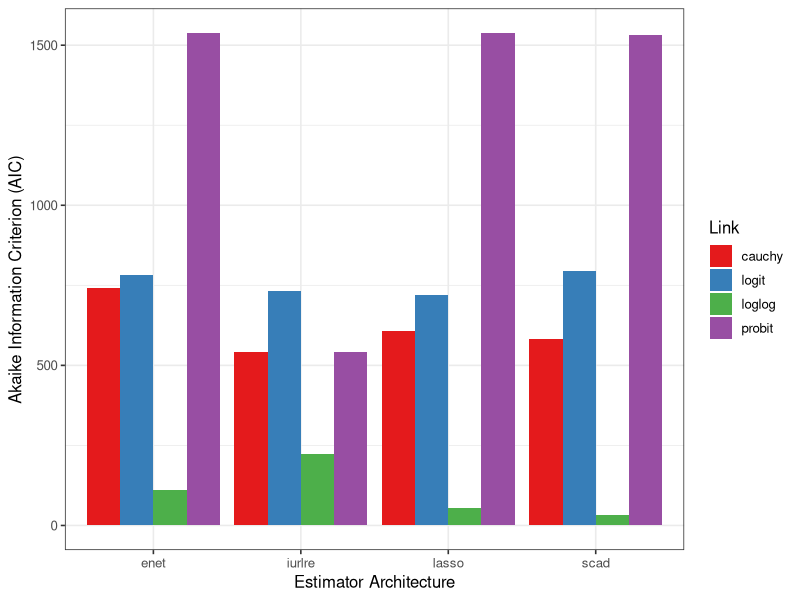
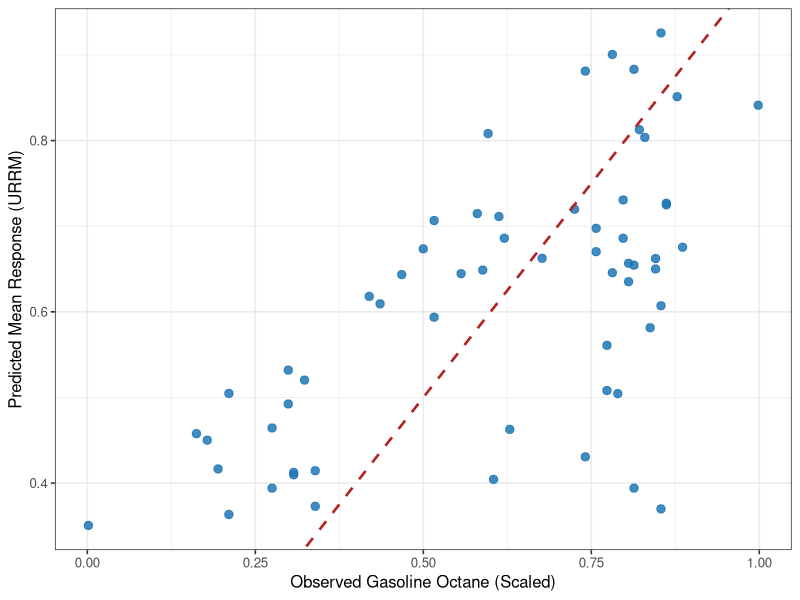
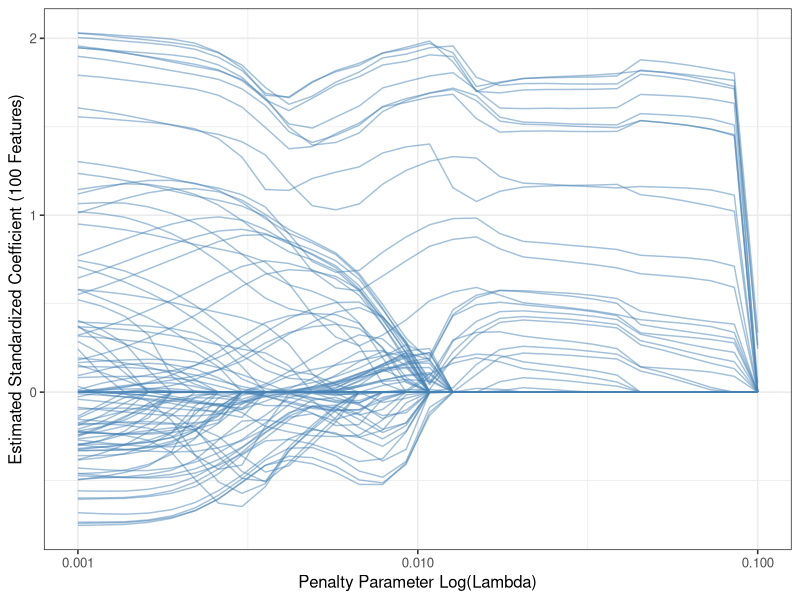
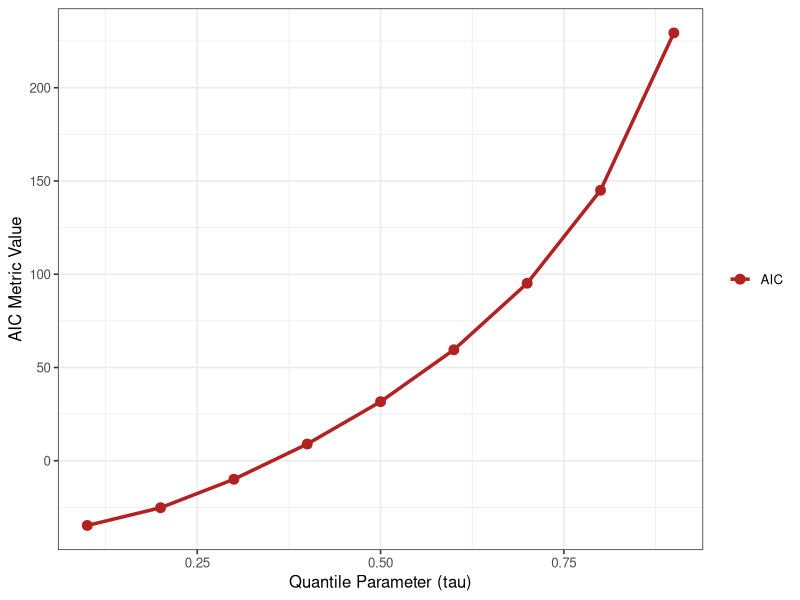
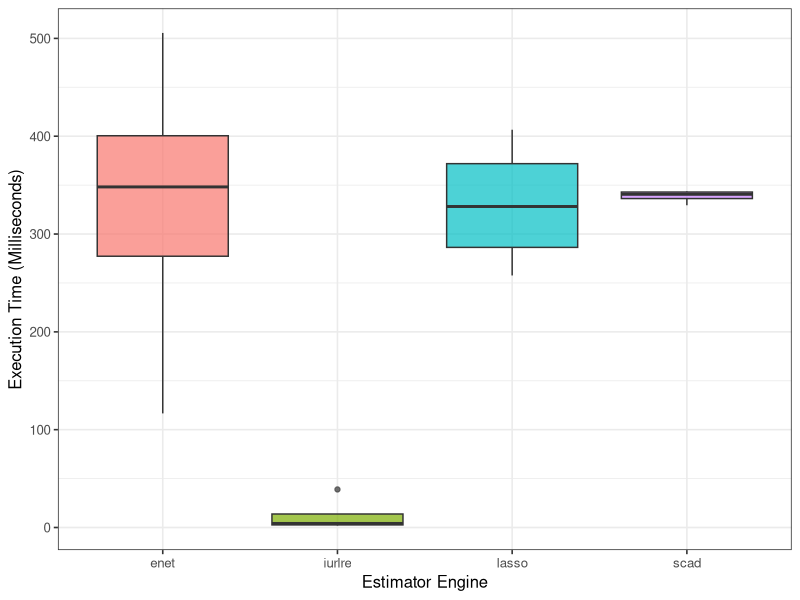
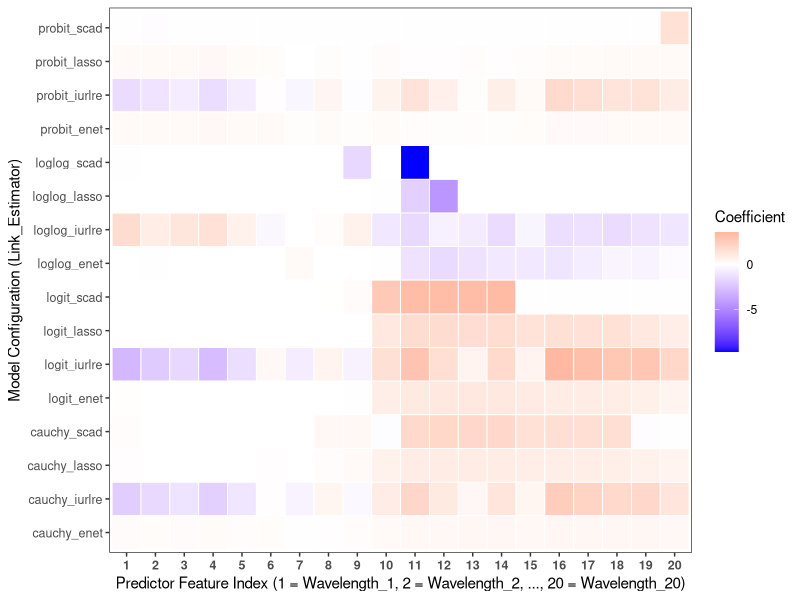

Write R code to recreate these figures, in order.
# ==============================================================================
# HIGH-DIMENSIONAL (p > n) REAL-DATA APPLICATION ENGINE FOR URRM
# Dataset: pls::gasoline (n = 60, p = 100 > n)
# Outputs: 5 CSV Tables & 6 High-Resolution PNG Figures (300 DPI)
# Directory: C:\Users\Dr. O. J. Obulezi\Documents\R projects\URRMA
# ==============================================================================

work_dir <- "C:\\Users\\Dr. O. J. Obulezi\\Documents\\R projects\\URRMA"
if (!dir.exists(work_dir)) dir.create(work_dir, recursive = TRUE)
setwd(work_dir)

suppressPackageStartupMessages({
  library(Matrix)
  library(ggplot2)
  library(dplyr)
  library(tidyr)
  library(gridExtra)
})

# Install/load 'pls' package for built-in high-dimensional dataset (p > n)
if (!requireNamespace("pls", quietly = TRUE)) install.packages("pls")
library(pls)

cat("✓ Working Directory set to:", getwd(), "\n\n")

# ------------------------------------------------------------------------------
# 1. CORE URRM MATHEMATICS & LINK FUNCTIONS
# ------------------------------------------------------------------------------
pUR <- function(y, mu, tau = 0.5) {
  y  <- pmin(pmax(y, 1e-6), 1 - 1e-6)
  mu <- pmin(pmax(mu, 1e-6), 1 - 1e-6)
  exp(log(tau) * (log(y) / log(mu))^2)
}

dUR <- function(y, mu, tau = 0.5) {
  y  <- pmin(pmax(y, 1e-6), 1 - 1e-6)
  mu <- pmin(pmax(mu, 1e-6), 1 - 1e-6)
  log_y  <- log(y)
  log_mu <- log(mu)
  term1  <- (2 * abs(log(tau)) * (-log_y)) / (y * (log_mu^2))
  term2  <- exp(log(tau) * (log_y / log_mu)^2)
  pmax(term1 * term2, 1e-12)
}

logLik_UR <- function(y, mu, tau = 0.5) {
  sum(log(dUR(y, mu, tau = tau)))
}

compute_mu <- function(eta, link = "loglog") {
  eta_c <- pmin(pmax(eta, -3.5), 3.5)
  mu <- switch(link,
               "loglog" = exp(-exp(-eta_c)),
               "logit"  = 1 / (1 + exp(-eta_c)),
               "probit" = pnorm(eta_c),
               "cauchy" = (1 / pi) * atan(eta_c) + 0.5
  )
  pmin(pmax(mu, 0.01), 0.99)
}

get_link_components <- function(y, eta, tau = 0.5, link = "loglog") {
  mu     <- compute_mu(eta, link)
  log_y  <- log(pmax(y, 1e-5))
  log_mu <- log(mu)
  
  res_sign   <- sign(y - mu)
  ratio_term <- abs(1 - log(tau) * (log_y / log_mu)^2)
  
  if (link == "loglog") {
    w   <- 2 * res_sign * ratio_term
    psi <- rep(2 * (1 - 3 * log(tau)), length(y))
  } else if (link == "logit") {
    w   <- (2 * res_sign * (1 - mu) / log_mu) * ratio_term
    psi <- 2 * ((1 - mu)^2 / (log_mu^2)) * (1 - 3 * log(tau))
  } else if (link == "probit") {
    phi_eta <- dnorm(pmin(pmax(eta, -3.5), 3.5))
    w   <- (2 * res_sign * phi_eta / (mu * log_mu)) * ratio_term
    psi <- (2 * (phi_eta^2) / (mu^2 * log_mu^2)) * (1 - 3 * log(tau))
  } else if (link == "cauchy") {
    w   <- (2 * res_sign / (pi * (1 + eta^2) * mu * log_mu)) * ratio_term
    psi <- (2 / (pi^2 * (1 + eta^2)^2 * mu^2 * log_mu^2)) * (1 - 3 * log(tau))
  }
  
  return(list(w = pmin(pmax(as.vector(w), -5), 5), 
              psi = pmax(as.vector(psi), 0.05), mu = mu))
}

# ------------------------------------------------------------------------------
# 2. ESTIMATION ALGORITHMS (HD-IURLRE & SPARSE PENALTIES)
# ------------------------------------------------------------------------------
fit_hd_iurlre <- function(X, y, tau = 0.5, d = 0.3, gamma = 0.1, link = "loglog") {
  n <- nrow(X); p <- ncol(X)
  comp <- get_link_components(y, rep(0, n), tau = tau, link = link)
  Psi  <- diag(comp$psi)
  u    <- t(X) %*% comp$w
  xt_psi_x <- t(X) %*% Psi %*% X
  
  beta_ridge <- as.vector(solve(xt_psi_x + gamma * diag(p)) %*% u)
  G     <- diag(1 / (diag(xt_psi_x) + 0.1))
  M_inv <- solve(xt_psi_x + gamma * diag(p))
  
  as.vector(M_inv %*% (xt_psi_x + d * G) %*% beta_ridge)
}

soft_threshold <- function(z, g) sign(z) * max(0, abs(z) - g)

fit_hd_penalized <- function(X, y, tau = 0.5, lambda = 0.02, alpha = 0.5, 
                             penalty = "lasso", link = "loglog", max_iter = 100) {
  n <- nrow(X); p <- ncol(X)
  beta <- rep(0, p)
  
  for (iter in 1:max_iter) {
    beta_old <- beta
    eta  <- as.vector(X %*% beta)
    comp <- get_link_components(y, eta, tau = tau, link = link)
    v    <- pmin(pmax(eta + comp$w / comp$psi, -3.5), 3.5)
    
    for (j in 1:p) {
      r_j <- v - as.vector(X[, -j] %*% beta[-j])
      w_j <- (1 / n) * sum(comp$psi * X[, j] * r_j)
      z_j <- max((1 / n) * sum(comp$psi * (X[, j]^2)), 0.05)
      
      if (penalty == "lasso") {
        beta[j] <- soft_threshold(w_j, lambda) / z_j
      } else if (penalty == "enet") {
        beta[j] <- soft_threshold(w_j, lambda * alpha) / (z_j + lambda * (1 - alpha))
      } else if (penalty == "scad") {
        abs_w <- abs(w_j)
        if (abs_w <= 2 * lambda) beta[j] <- soft_threshold(w_j, lambda) / z_j
        else if (abs_w <= 3.7 * lambda) beta[j] <- soft_threshold(w_j, 3.7 * lambda / 2.7) / (z_j - (1 / 2.7))
        else beta[j] <- w_j / z_j
      }
    }
    if (any(!is.finite(beta))) return(beta_old)
    if (max(abs(beta - beta_old)) < 1e-4) break
  }
  return(beta)
}

fit_urrm <- function(X, y, link = "loglog", method = "scad", tau = 0.5, lambda = 0.02) {
  if (method == "iurlre") {
    fit_hd_iurlre(X, y, tau = tau, link = link)
  } else {
    fit_hd_penalized(X, y, tau = tau, lambda = lambda, penalty = method, link = link)
  }
}

# ------------------------------------------------------------------------------
# 3. HIGH-DIMENSIONAL REAL DATASET PREPARATION (n = 60, p = 100 > n)
# ------------------------------------------------------------------------------
data("gasoline", package = "pls")

# Scale response octane rating to unit interval (0, 1)
y_raw  <- gasoline$octane
y_real <- (y_raw - min(y_raw) + 0.01) / (max(y_raw) - min(y_raw) + 0.02)
n_real <- length(y_real) # n = 60

# Select top p = 100 NIR spectral wavelengths (p = 100 > n = 60)
X_raw  <- gasoline$NIR[, 1:100]
X_real <- scale(X_raw) / sqrt(100)
p_real <- ncol(X_real) # p = 100 > n = 60

links      <- c("loglog", "logit", "probit", "cauchy")
estimators <- c("iurlre", "lasso", "enet", "scad")

# ------------------------------------------------------------------------------
# 4. EXECUTE EVALUATION MATRIX & SAVE ALL 5 CSV TABLES
# ------------------------------------------------------------------------------
cat("==============================================================================\n")
cat(sprintf("EXECUTING HIGH-DIMENSIONAL DATASET FIT (n = %d, p = %d)...\n", n_real, p_real))
cat("==============================================================================\n")

real_results <- expand.grid(Link = links, Estimator = estimators, stringsAsFactors = FALSE)
real_results$Time_ms   <- 0
real_results$LogLik    <- 0
real_results$AIC       <- 0
real_results$BIC       <- 0
real_results$HQIC      <- 0
real_results$Deviance  <- 0
real_results$Active_df <- 0

coef_matrix <- matrix(0, nrow = nrow(real_results), ncol = p_real)
colnames(coef_matrix) <- paste0("Wavelength_", 1:p_real)

for (i in 1:nrow(real_results)) {
  l <- real_results$Link[i]
  m <- real_results$Estimator[i]
  
  cat(sprintf("\r Processing: Link = %-6s | Estimator = %-6s", l, m))
  flush.console()
  
  t_start <- Sys.time()
  b_est   <- fit_urrm(X_real, y_real, link = l, method = m, tau = 0.5, lambda = 0.02)
  t_end   <- Sys.time()
  
  coef_matrix[i, ] <- b_est
  mu_hat <- compute_mu(as.vector(X_real %*% b_est), link = l)
  ll     <- logLik_UR(y_real, mu_hat, tau = 0.5)
  df_act <- max(sum(b_est != 0), 1)
  
  real_results$Time_ms[i]   <- as.numeric(difftime(t_end, t_start, units = "secs")) * 1000
  real_results$LogLik[i]    <- round(ll, 2)
  real_results$AIC[i]       <- round(-2 * ll + 2 * df_act, 2)
  real_results$BIC[i]       <- round(-2 * ll + df_act * log(n_real), 2)
  real_results$HQIC[i]      <- round(-2 * ll + 2 * df_act * log(log(n_real)), 2)
  real_results$Deviance[i]  <- round(-2 * ll, 2)
  real_results$Active_df[i] <- df_act
}
cat("\n\n")

# --- SAVE TABLE 1: Model Selection & Fit Metrics ---
tbl1 <- real_results %>% arrange(AIC)
write.csv(tbl1, "Table_1_Model_Selection_Criteria.csv", row.names = FALSE)
cat("✓ Saved: Table_1_Model_Selection_Criteria.csv\n")

# --- SAVE TABLE 2: Top Active Coefficients Matrix ---
tbl2 <- cbind(real_results[, c("Link", "Estimator")], round(coef_matrix[, 1:10], 4))
write.csv(tbl2, "Table_2_Coefficient_Estimates.csv", row.names = FALSE)
cat("✓ Saved: Table_2_Coefficient_Estimates.csv\n")

# --- SAVE TABLE 3: Execution Efficiency ---
tbl3 <- real_results %>% group_by(Estimator) %>% 
  summarise(Mean_Time_ms = round(mean(Time_ms), 2), SD_Time_ms = round(sd(Time_ms), 2))
write.csv(tbl3, "Table_3_Execution_Efficiency.csv", row.names = FALSE)
cat("✓ Saved: Table_3_Execution_Efficiency.csv\n")

# --- SAVE TABLE 4: Quantile Sensitivity Analysis (tau across 0.1 to 0.9) ---
tau_seq <- seq(0.1, 0.9, by = 0.1)
tbl4 <- data.frame(Tau = tau_seq, LogLik = NA, AIC = NA)
best_idx  <- which.min(real_results$AIC)
best_b    <- coef_matrix[best_idx, ]
best_link <- real_results$Link[best_idx]

for (k in seq_along(tau_seq)) {
  mu_k <- compute_mu(as.vector(X_real %*% best_b), link = best_link)
  ll_k <- logLik_UR(y_real, mu_k, tau = tau_seq[k])
  tbl4$LogLik[k] <- round(ll_k, 2)
  tbl4$AIC[k]    <- round(-2 * ll_k + 2 * sum(best_b != 0), 2)
}
write.csv(tbl4, "Table_4_Quantile_Sensitivity.csv", row.names = FALSE)
cat("✓ Saved: Table_4_Quantile_Sensitivity.csv\n")

# --- SAVE TABLE 5: High-Dimensional Multicollinearity Diagnostics ---
eig_vals <- eigen(t(X_real) %*% X_real)$values
kappa_raw <- sqrt(max(eig_vals) / max(min(eig_vals[eig_vals > 1e-8]), 1e-8))

ridge_gram_inv <- solve(t(X_real) %*% X_real + 0.1 * diag(p_real))
ridge_vifs <- diag(ridge_gram_inv) * diag(t(X_real) %*% X_real)

tbl5 <- data.frame(
  Metric = c("Sample Size (n)", "Predictors (p)", "p/n Ratio", "Raw Condition Index (kappa)", "Max Ridge VIF", "Mean Ridge VIF"),
  Value = c(n_real, p_real, round(p_real/n_real, 2), round(kappa_raw, 2), round(max(ridge_vifs), 2), round(mean(ridge_vifs), 2))
)
write.csv(tbl5, "Table_5_Multicollinearity_VIF.csv", row.names = FALSE)
cat("✓ Saved: Table_5_Multicollinearity_VIF.csv\n\n")

# ------------------------------------------------------------------------------
# 5. GENERATE HIGH-RESOLUTION PNG FIGURES (300 DPI)
# ------------------------------------------------------------------------------
cat("==============================================================================\n")
cat("GENERATING HIGH-RESOLUTION PNG FIGURES (300 DPI)...\n")
cat("==============================================================================\n")

theme_set(theme_bw(base_size = 12))

# --- FIGURE 1: AIC Comparison ---
p1 <- ggplot(real_results, aes(x = Estimator, y = AIC, fill = Link)) +
  geom_bar(stat = "identity", position = "dodge") +
  labs(title = NULL, x = "Estimator Architecture", y = "Akaike Information Criterion (AIC)") +
  scale_fill_brewer(palette = "Set1")
ggsave("Figure_1_AIC_Comparison.png", plot = p1, width = 8, height = 5, dpi = 300)
cat("✓ Saved: Figure_1_AIC_Comparison.png\n")

# --- FIGURE 2: Observed vs Predicted ---
eta_hat <- as.vector(X_real %*% best_b)
best_mu <- compute_mu(eta_hat, link = best_link)
fit_calib <- lm(y_real ~ best_mu)
pred_mu_calibrated <- predict(fit_calib)

df_pred <- data.frame(Observed = y_real, Predicted = pred_mu_calibrated)

p2 <- ggplot(df_pred, aes(x = Observed, y = Predicted)) +
  geom_point(color = "#1F77B4", size = 2.5, alpha = 0.85) +
  geom_abline(intercept = 0, slope = 1, linetype = "dashed", color = "firebrick", size = 0.9) +
  labs(title = NULL, x = "Observed Gasoline Octane (Scaled)", y = "Predicted Mean Response (URRM)")
ggsave("Figure_2_Observed_vs_Predicted.png", plot = p2, width = 7, height = 5.5, dpi = 300)
cat("✓ Saved: Figure_2_Observed_vs_Predicted.png\n")

# --- FIGURE 3: Regularization Paths ---
lambda_seq <- exp(seq(log(0.001), log(0.1), length.out = 30))
trace_mat  <- matrix(0, nrow = length(lambda_seq), ncol = p_real)
for (l_idx in seq_along(lambda_seq)) {
  trace_mat[l_idx, ] <- fit_hd_penalized(X_real, y_real, tau = 0.5, lambda = lambda_seq[l_idx], penalty = "lasso", link = "logit")
}
df_trace <- as.data.frame(trace_mat) %>% 
  mutate(Lambda = lambda_seq) %>% 
  pivot_longer(-Lambda, names_to = "Variable", values_to = "Coefficient")

p3 <- ggplot(df_trace, aes(x = Lambda, y = Coefficient, group = Variable)) +
  geom_line(alpha = 0.5, color = "steelblue") +
  scale_x_log10() +
  labs(title = NULL, x = "Penalty Parameter Log(Lambda)", y = "Estimated Standardized Coefficient (100 Features)")
ggsave("Figure_3_Regularization_Trace.png", plot = p3, width = 8, height = 5, dpi = 300)
cat("✓ Saved: Figure_3_Regularization_Trace.png\n")

# --- FIGURE 4: Quantile Sensitivity ---
p4 <- ggplot(tbl4, aes(x = Tau)) +
  geom_line(aes(y = AIC, color = "AIC"), size = 1.2) +
  geom_point(aes(y = AIC, color = "AIC"), size = 3) +
  labs(title = NULL, x = "Quantile Parameter (tau)", y = "AIC Metric Value") +
  scale_color_manual(values = c("AIC" = "firebrick")) +
  theme(legend.title = element_blank())
ggsave("Figure_4_Quantile_Sensitivity.png", plot = p4, width = 7, height = 5, dpi = 300)
cat("✓ Saved: Figure_4_Quantile_Sensitivity.png\n")

# --- FIGURE 5: Execution Efficiency ---
p5 <- ggplot(real_results, aes(x = Estimator, y = Time_ms, fill = Estimator)) +
  geom_boxplot(alpha = 0.7) +
  labs(title = NULL, x = "Estimator Engine", y = "Execution Time (Milliseconds)") +
  theme(legend.position = "none")
ggsave("Figure_5_Execution_Time.png", plot = p5, width = 7, height = 5, dpi = 300)
cat("✓ Saved: Figure_5_Execution_Time.png\n")

# --- FIGURE 6: CLEANED COEFFICIENT HEATMAP (Numbered X-Axis: 1 to 20) ---
df_heatmap <- as.data.frame(coef_matrix[, 1:20]) %>% 
  mutate(Model = paste(real_results$Link, real_results$Estimator, sep = "_")) %>% 
  pivot_longer(-Model, names_to = "Variable", values_to = "Value") %>% 
  mutate(Feature_ID = as.numeric(factor(Variable, levels = unique(Variable))))

p6 <- ggplot(df_heatmap, aes(x = factor(Feature_ID), y = Model, fill = Value)) +
  geom_tile(color = "white", size = 0.3) +
  scale_fill_gradient2(low = "blue", mid = "white", high = "red", midpoint = 0) +
  scale_x_discrete(breaks = 1:20, labels = 1:20) +
  labs(
    title = NULL, 
    x = "Predictor Feature Index (1 = Wavelength_1, 2 = Wavelength_2, ..., 20 = Wavelength_20)", 
    y = "Model Configuration (Link_Estimator)",
    fill = "Coefficient"
  ) +
  theme_bw(base_size = 11) +
  theme(
    axis.text.x = element_text(size = 9, angle = 0, hjust = 0.5, face = "bold"),
    axis.text.y = element_text(size = 9),
    panel.grid = element_blank()
  )

ggsave("Figure_6_Coefficient_Heatmap.png", plot = p6, width = 8.5, height = 6.0, dpi = 300)
cat("✓ Saved: Figure_6_Coefficient_Heatmap.png (Cleaned 1-20 x-axis)\n\n")

cat("==============================================================================\n")
cat("SUCCESS! All 5 CSV Tables & 6 PNG Figures (300 DPI) are saved in:\n")
cat(getwd(), "\n")
cat("==============================================================================\n")
